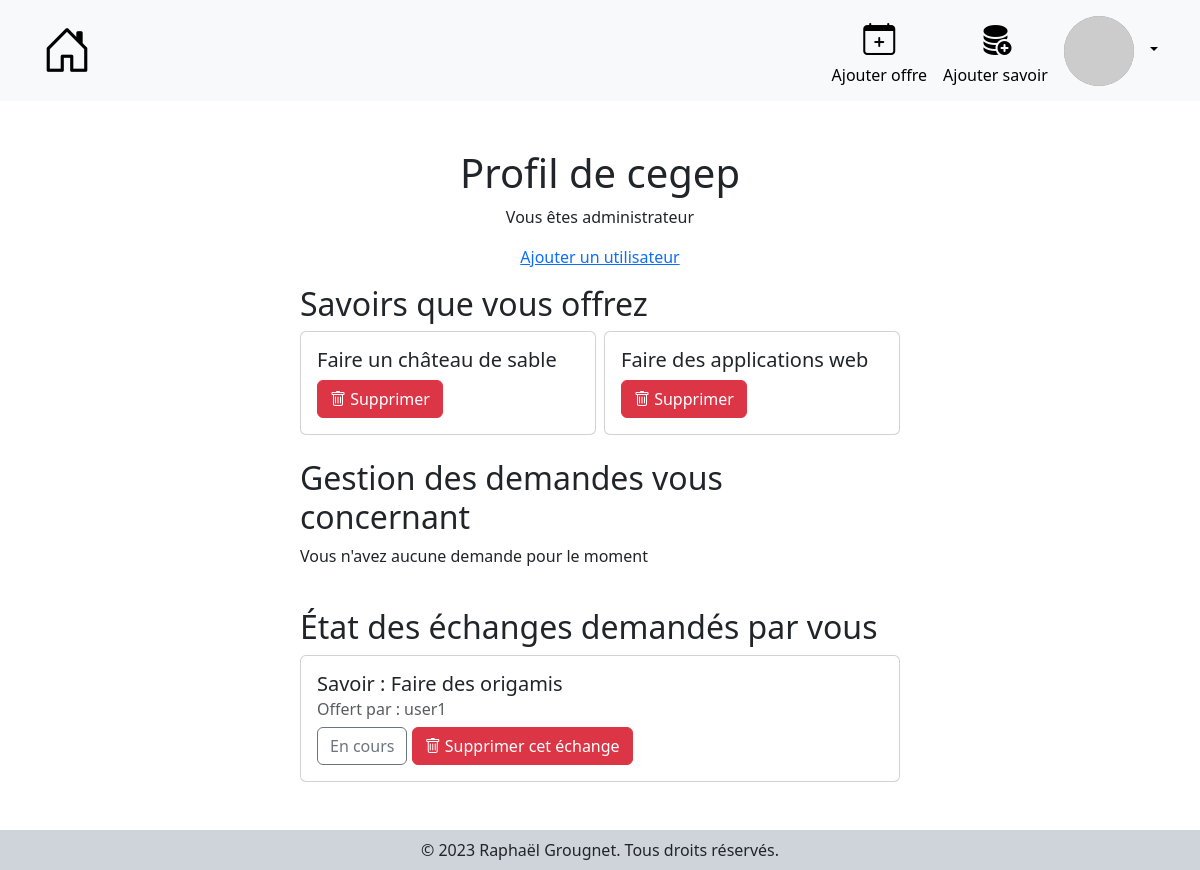
The app's page /profile/ (signed in), older data.
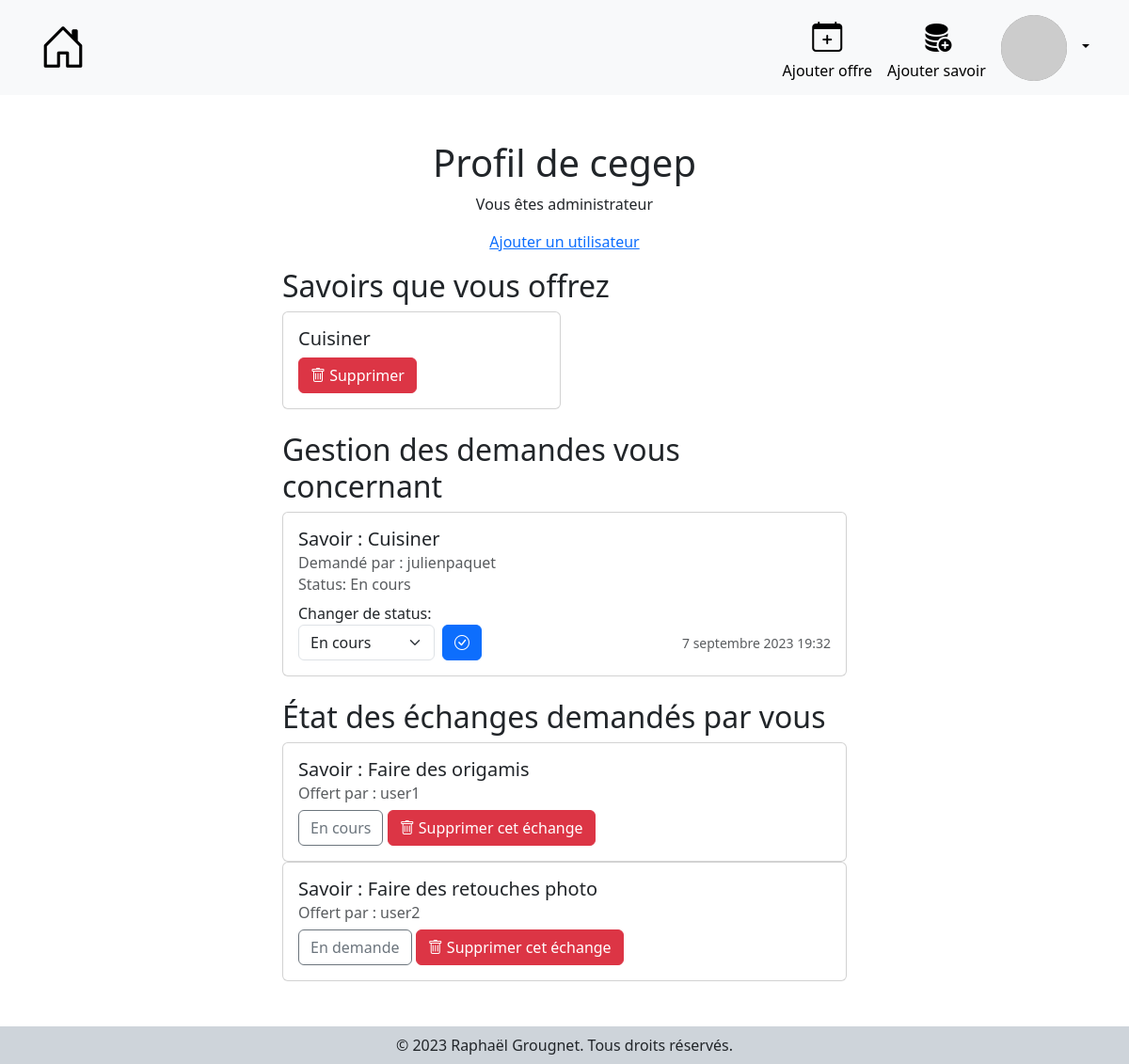
The same page, newer data.
### rers/models.py (models this page shows, shortened)
class User(AbstractUser):
    pass

class Offre(models.Model):
    created_at = models.DateTimeField(auto_now_add=True, auto_now=False)
    id_user = models.ForeignKey(User, on_delete=models.CASCADE)
    id_savoir = models.ForeignKey(Savoir, on_delete=models.CASCADE)

class Savoir(models.Model):
    created_at = models.DateTimeField(auto_now_add=True, auto_now=False)
    nom = models.CharField(max_length=150)
    description = models.TextField()

class Echange(models.Model):
    demande_by = models.ForeignKey(User, on_delete=models.CASCADE)
    id_offre = models.ForeignKey(Offre, on_delete=models.CASCADE)
    date = models.DateTimeField(auto_now_add=True, auto_now=False)
    CHOICES = ((0, 'En demande'), (1, 'En cours'), (2, 'Terminé'), (3, 'Annulé'))
    status = models.IntegerField(choices=CHOICES, default=0)

### rers/views.py (the view)
# urls.py: path('profile/', views.profil, name='profil'),
def profil(request):
    utilisateur = request.user
    if not utilisateur.is_authenticated:
        messages.add_message(request, messages.INFO , "Vous devez être connecté pour accéder à votre profil.")
        return redirect('login')
    try:
        savoirs_offerts = Offre.objects.filter(id_user=utilisateur.id)
        demandes_recues = Echange.objects.filter(id_offre__id_user=utilisateur.id)
        demandes_envoyees = Echange.objects.filter(demande_by=utilisateur.id)
    except Offre.DoesNotExist:
        savoirs_offerts = None
    except Echange.DoesNotExist:
        demandes_recues = None
        demandes_envoyees = None
    return render(request, 'rers/profil.html', {'savoirs_offerts': savoirs_offerts, 'demandes_recues': demandes_recues, 'demandes_envoyees': demandes_envoyees, 'STATUS': STATUS})

### rers/templates/rers/profil.html (shortened to what this page needs)
{% extends "rers/base.html" %}
{% block content %}
<div class="d-flex flex-column justify-content-center align-items-center my-5">
    <div class="text-center">
        <h1 class="text-center">Profil de {{ user.username }}</h1>
        {% if user.is_superuser %}
        <p>Vous êtes administrateur</p>
        <p><a href="{% url 'add_user' %}">Ajouter un utilisateur</a></p>
        {% endif %}
    </div>
    <div class="w-50">
        <h2>Savoirs que vous offrez</h2>
        <div class="row g-2">
            {% for savoir in savoirs_offerts %}
            <div class="col-6">
                <div class="card">
                    <div class="card-body">
                        <h5 class="card-title">{{ savoir.id_savoir.nom }}</h5>
                        <button class="btn btn-danger btnSupprOffre" data-id="{{savoir.id}}"><i class="bi bi-trash"></i> Supprimer</button>
                    </div>
                </div>
            </div>
            {% empty %}
            <p>Vous n'offrez aucun savoir pour le moment</p>
            {% endfor %}
        </div>
    </div>
    <div class="w-50 mt-4">
        <h2>Gestion des demandes vous concernant</h2>
        {% for demande in demandes_recues %}
        <div class="card">
            <div class="card-body">
                <h5 class="card-title">Savoir : {{ demande.id_offre.id_savoir.nom }}</h5>
                <h6 class="card-subtitle mb-2 text-muted">Demandé par : {{ demande.demande_by.username }}</h6>
                <h6 class="card-subtitle mb-2 text-muted">Status: {{ demande.get_status_display }}</h6>
                <label for="status">Changer de status:</label>
                <div class="d-flex justify-content-between align-items-end">
                    <form method="post" class="d-flex" action="{% url 'modify_status_offer' demande.id %}">
                        <select name="status" id="status" class="form-select me-2">
                            {% for valeur,status in STATUS.items %}
                                <option value="{{ valeur }}" {% if demande.status == valeur %} selected {% endif %}>{{ status }}</option>
                            {% endfor %}
                        </select>
                        <button type="submit" class="btn btn-primary"><i
                                class="bi bi-check-circle"></i></button>
                    </form>
                    <small class="card-subtitle mb-2 text-muted text-center " style="white-space: nowrap;">{{ demande.date }}</small>
                </div>
            </div>
        </div>
        {% empty %}
        <p>Vous n'avez aucune demande pour le moment</p>
        {% endfor %}
    </div>
    <div class="w-50 mt-4">
        <h2>État des échanges demandés par vous</h2>
        {% for echange in demandes_envoyees %}
        <div class="card">
            <div class="card-body">
                <h5 class="card-title">Savoir : {{ echange.id_offre.id_savoir.nom }}</h5>
                <h6 class="card-subtitle mb-2 text-muted">Offert par : {{ echange.id_offre.id_user.username }}</h6>
                <div>
                    <p class="btn btn-outline-secondary m-0">{{ echange.get_status_display }}</p>
                    <a href="{% url 'delete_ask' echange.id %}" class="btn btn-danger">
                        <i class="bi bi-trash"></i> Supprimer cet échange
                    </a>
                </div>
            </div>
        </div>
        {% empty %}
        <p>Vous n'avez demandé aucun échange pour le moment</p>
        {% endfor %}
    </div>
</div>
{% endblock %}

### rers/templates/rers/base.html (shortened to what this page needs)
{% load static %}
<!DOCTYPE html>
<html lang="en">
<head>
    <link rel="stylesheet" href="https://cdn.jsdelivr.net/npm/bootstrap-icons@1.10.5/font/bootstrap-icons.css">
    <link href="https://cdn.jsdelivr.net/npm/bootstrap@5.3.1/dist/css/bootstrap.min.css" rel="stylesheet"
>
    <link rel="stylesheet" href="{% static 'rers/styles/style.css' %}">
</head>
<body>
    <header>
        <nav class="navbar navbar-expand-lg bg-body-tertiary">
            <div class="container">
                <a href="{% url 'index' %}" class="navbar-brand"><i class="bi bi-house-door logo" style="font-size: 2.5em;"></i></a>
                <div class="collapse navbar-collapse" id="navbarSupportedContent">
                    <ul class="navbar-nav ms-auto mb-2 mb-lg-0 gap-3">
                        {% if user.is_authenticated %}
                        <li class="nav-item">
                            <div class="d-flex flex-column align-items-center">
                                <a href="{% url 'add_offer' %}" class="text-black"><i class="bi bi-calendar-plus fs-2"></i></a>
                                <a href="{% url 'add_offer' %}" class="text-decoration-none text-black"><span>Ajouter offre</span></a>
                            </div>
                        </li>
                        <li class="nav-item">
                            <div class="d-flex flex-column align-items-center">
                                <a href="{% url 'add_know' %}" class="text-black"><i class="bi bi-database-fill-add fs-2"></i></a>
                                <a href="{% url 'add_offer' %}" class="text-decoration-none text-black"><span>Ajouter savoir</span></a>
                            </div>
                        </li>
                        <li class="nav-item d-flex justify-content-center align-items-center">
                            <div class="dropdown overflow-visible">
                                <a class="dropdown-toggle text-decoration-none text-black" href="#" role="button"
                                    data-bs-toggle="dropdown" aria-expanded="false">
                                    <img src="https://robohash.org/{{user.id}}" alt="ProfilePicture" class="pfp me-2">
                                </a>
                            </div>
                        </li>
                        {% else %}
                        <li class="nav-item btn btn-outline-secondary fw-bold">
                            <a href="{% url 'login' %}" class="nav-link text-black">Se connecter <i class="bi bi-box-arrow-in-right fs-5"></i> </a>
                        </li>
                        {% endif %}
                    </ul>
                </div>
            </div>
        </nav>
    </header>
    <main>
        {% block content %}
        {% endblock %}
    </main>
    <footer class="mt-5 bg-dark-subtle">
        <p class="m-0 text-center p-2">© 2023 Raphaël Grougnet. Tous droits réservés.</p>
    </footer>
</body>
</html>

### rers/static/rers/styles/style.css (style rules this page uses)
.logo { font-size: 2.5em; }
.pfp { background-color: #878787; border-radius: 50%; width: 70px; }

Row changes from the older to the newer data that the page shows:
removed Offre: id_savoir.nom "Faire un château de sable"
removed Offre: id_savoir.nom "Faire des applications web"
added Offre: id_savoir.nom "Cuisiner"
added Echange: id_offre.id_savoir.nom "Cuisiner", demande_by.username "julienpaquet", status "En cours", date "7 septembre 2023 19:32", shown under "Gestion des demandes vous concernant"
added Echange: id_offre.id_savoir.nom "Faire des retouches photo", id_offre.id_user.username "user2", status "En demande", shown under "État des échanges demandés par vous"
Text that changed along with them:
text no longer shown: "Vous n'avez aucune demande pour le moment"
